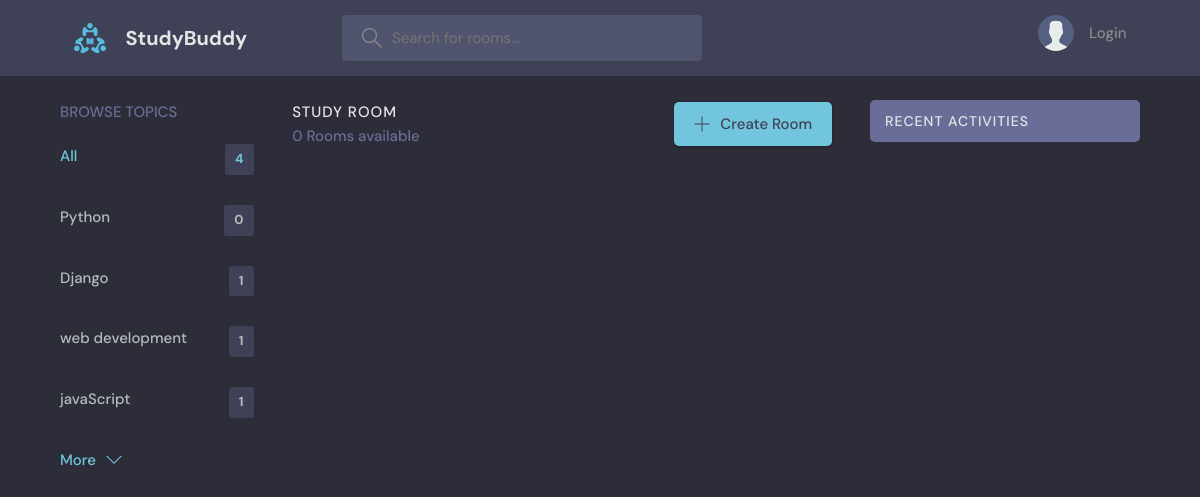
The app's page /?q=Python, older data.
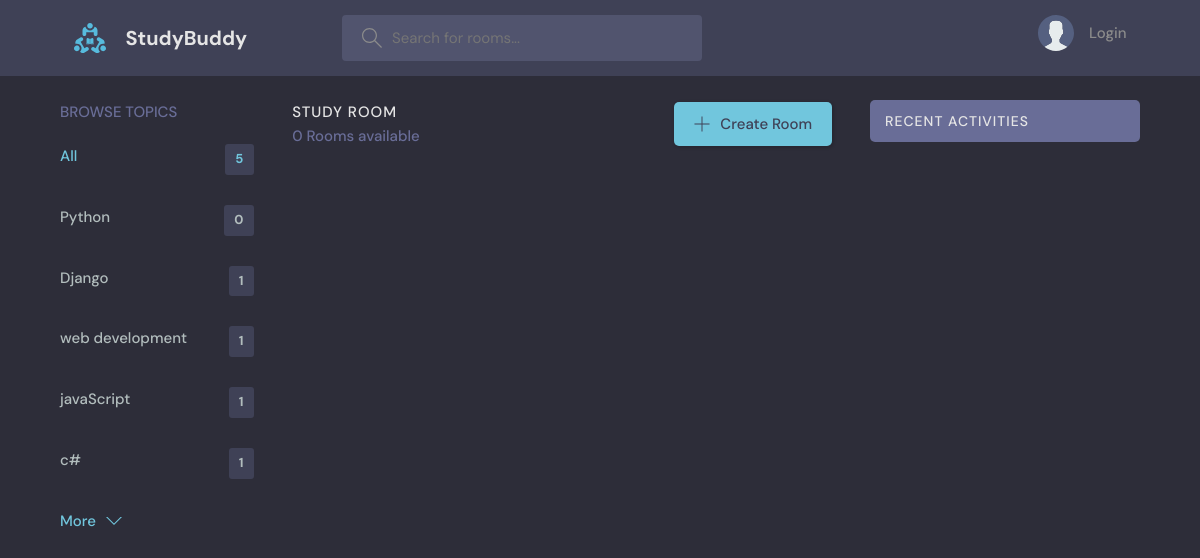
The same page, newer data.
### base/models.py (models this page shows, shortened)
class Topic (models.Model):
    name=models.CharField(max_length=200)

### base/views.py (the view)
# urls.py: path('', views.home,name="home"),
def home(request):
    q=request.GET.get('q') if request.GET.get('q')!=None else ''
    rooms=Room.objects.filter(Q(topic__name__icontains=q)|Q(name__icontains=q)|Q(description__icontains=q))#filter the rooms by the query
    topics=Topic.objects.all()[0:5]
    room_count= rooms.count()
    room_messages=Message.objects.filter(room__topic__name__icontains=q)
    context={'rooms':rooms,'topics':topics,'room_count':room_count ,'room_messages':room_messages}
    return  render(request, 'base/home.html', context)

### base/templates/base/home.html (shortened to what this page needs)
{% extends 'main.html'%}
{% block content%}
<main class="layout layout--3">
      <div class="container">
        {% include 'base/topic_component.html'%}
        <div class="roomList">
          <div class="roomList__header">
            <div>
              <h2>Study Room</h2>
              <p>{{room_count}} Rooms available</p>
            </div>
            <a class="btn btn--main" href="{% url 'create-room' %}">
              <svg version="1.1" xmlns="http://www.w3.org/2000/svg" width="32" height="32" viewBox="0 0 32 32">
                <title>add</title>
                <path
                  d="M16.943 0.943h-1.885v14.115h-14.115v1.885h14.115v14.115h1.885v-14.115h14.115v-1.885h-14.115v-14.115z"
                ></path>
              </svg>
              Create Room
            </a>
          </div>
        </div>
        {%include 'base/activity_component.html' %}
      </div>
    </main>
{%endblock%}

### base/templates/base/topic_component.html
<div class="topics">
    <div class="topics__header">
      <h2>Browse Topics</h2>
    </div>
    <ul class="topics__list">
      <li>
        <a href="{% url 'home'%}" class="active">All <span>{{topics.count}}</span></a>
      </li>
      {% for topic in topics %}
      <li>
        <a href="{% url 'home' %}?q={{topic.name}}">{{topic.name}}<span>{{topic.room_set.all.count}}</span></a>
      </li>
      {% endfor %}
    </ul>
    <a class="btn btn--link" href="{% url 'topics' %}">
      More
      <svg version="1.1" xmlns="http://www.w3.org/2000/svg" width="32" height="32" viewBox="0 0 32 32">
        <title>chevron-down</title>
        <path d="M16 21l-13-13h-3l16 16 16-16h-3l-13 13z"></path>
      </svg>
    </a>
  </div>

Row changes from the older to the newer data that the page shows:
added Topic: name "c#", room_set.all.count "1"
Text that changed along with them:
{{ topics.count }}: "4" → "5"
